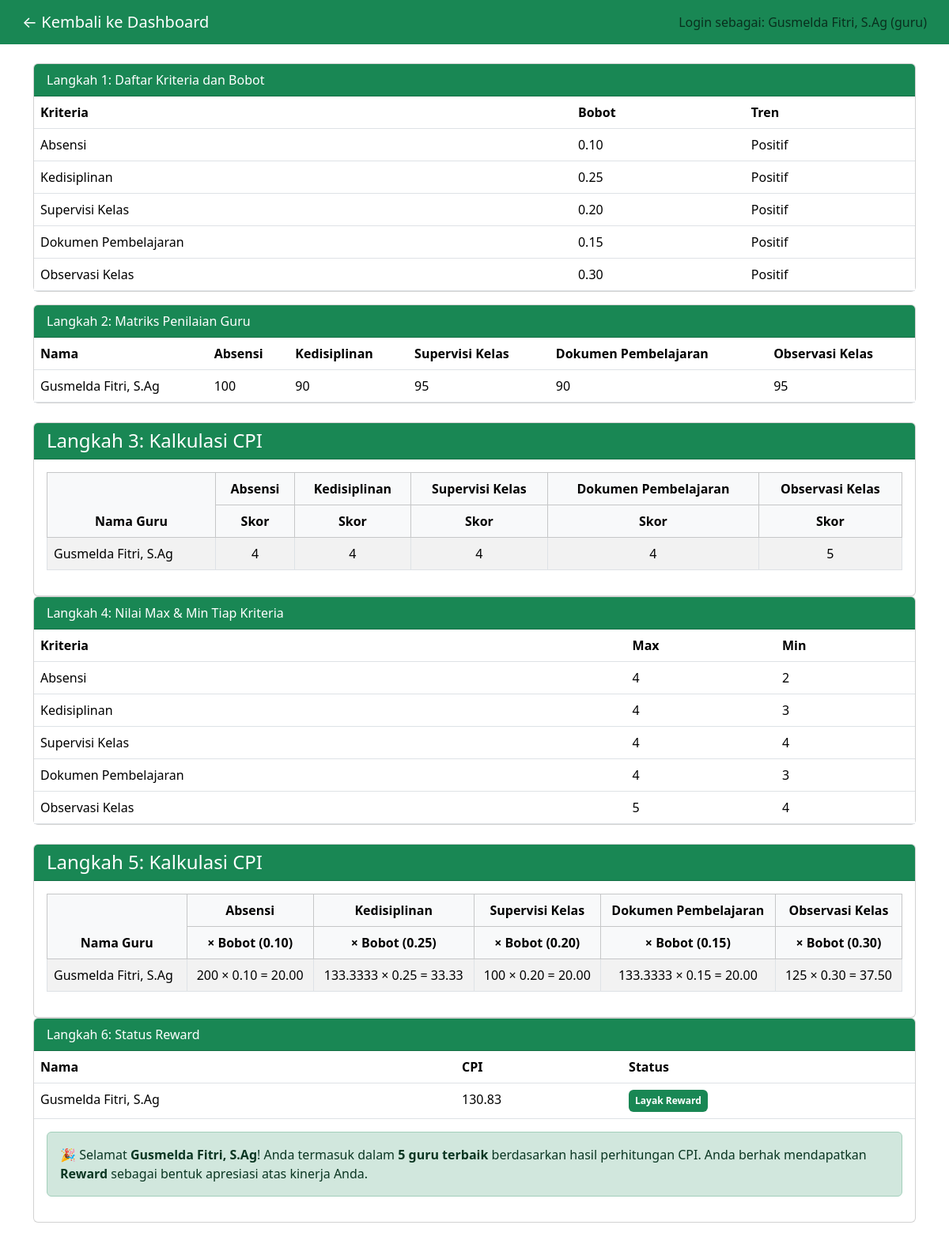
The page /pages/hasil.php (signed in) on the database its author committed.
### tables this page shows
CREATE TABLE `kriteria` (
  `id` int(11) NOT NULL,
  `nama_kriteria` varchar(100) NOT NULL,
  `bobot` decimal(5,2) NOT NULL,
  `tren` enum('positif','negatif','netral') DEFAULT 'netral'
);

CREATE TABLE `guru` (
  `id` int(11) NOT NULL,
  `nama` varchar(100) NOT NULL,
  `jabatan` varchar(100) NOT NULL
);

CREATE TABLE `penilaian` (
  `id` int(11) NOT NULL,
  `id_guru` int(11) NOT NULL,
  `id_kriteria` int(11) NOT NULL,
  `nilai` int(11) NOT NULL
);

### pages/hasil.php (the view, shortened to what this page needs)
<?php
include '../config/db.php';
function getKriteria($conn)
{
    $result = mysqli_query($conn, "SELECT * FROM kriteria");
    $kriteria = [];
    while ($row = mysqli_fetch_assoc($result)) {
        $kriteria[] = $row;
    }
    return $kriteria;
}
function getGuru($conn, $role, $username)
{
    if ($role === 'guru') {
        $stmt = $conn->prepare("SELECT * FROM guru WHERE nama = (SELECT nama FROM pengguna WHERE username = ? LIMIT 1)");
        $stmt->bind_param("s", $username);
        $stmt->execute();
        $result = $stmt->get_result();
    } else {
        $result = mysqli_query($conn, "SELECT * FROM guru");
    }
    $guru = [];
    while ($row = mysqli_fetch_assoc($result)) {
        $guru[] = $row;
    }
    return $guru;
}
function getPenilaian($conn)
{
    $data = [];
    $result = mysqli_query($conn, "SELECT * FROM penilaian ORDER BY id_guru ASC");
    while ($row = mysqli_fetch_assoc($result)) {
        $data[$row['id_guru']][$row['id_kriteria']] = $row['nilai'];
    }
    return $data;
}
function konversiSkor($id_kriteria, $nilai)
{
    if ($id_kriteria == 1) {
        if ($nilai >= 100) return 4;
        elseif ($nilai >= 95) return 3;
        elseif ($nilai >= 90) return 2;
        else return 1;
    }
    if ($id_kriteria == 2 || $id_kriteria == 3) {
        if ($nilai >= 90) return 4;
        elseif ($nilai >= 80) return 3;
        elseif ($nilai >= 70) return 2;
        else return 1;
    }
    if ($id_kriteria == 4 || $id_kriteria == 5) {
        if ($nilai >= 95) return 5;
        elseif ($nilai >= 90) return 4;
        elseif ($nilai >= 80) return 3;
        elseif ($nilai >= 70) return 2;
        else return 1;
    }
    return 0;
}
function getMaxMin($penilaian, $kriteria)
{
    $maxMin = [];
    foreach ($kriteria as $k) {
        $id = $k['id'];
        $nilaiKriteria = [];
        foreach ($penilaian as $nilaiPerKriteria) {
            if (isset($nilaiPerKriteria[$id])) {
                $nilaiKriteria[] = konversiSkor($id, $nilaiPerKriteria[$id]);
            }
        }
        $maxMin[$id]['max'] = !empty($nilaiKriteria) ? max($nilaiKriteria) : 0;
        $maxMin[$id]['min'] = !empty($nilaiKriteria) ? min($nilaiKriteria) : 0;
    }
    return $maxMin;
}
function hitungCPI($penilaian, $kriteria)
{
    $maxMin = getMaxMin($penilaian, $kriteria);
    $hasil = [];
    foreach ($penilaian as $id_guru => $nilaiPerKriteria) {
        $total = 0;
        foreach ($kriteria as $k) {
            $id_kriteria = $k['id'];
            $nilai = isset($nilaiPerKriteria[$id_kriteria]) ? $nilaiPerKriteria[$id_kriteria] : 0;
            $bobot = $k['bobot'];
            $tren = strtolower($k['tren']);
            $skor = konversiSkor($id_kriteria, $nilai);
            $min = $maxMin[$id_kriteria]['min'];
            $normal = 0;
            if ($tren === 'positif' && $min != 0) {
                $normal = ($skor / $min) * 100;
            } elseif ($tren === 'negatif' && $skor != 0) {
                $normal = ($min / $skor) * 100;
            }
            $hasilNormal = $normal * $bobot;
            $hasil[$id_guru]['kalkulasi'][$id_kriteria] = [
                'nilai_mentah' => $nilai,
                'skor' => $skor,
                'normalisasi' => round($normal, 4),
                'bobot' => $bobot,
                'hasil_normal' => $hasilNormal,
                'hasil' => round($hasilNormal, 4)
            ];
            $total += $hasilNormal;
        }
        $hasil[$id_guru]['total'] = round($total, 4);
    }
    return $hasil;
}
$kriteria = getKriteria($conn);
$guru = getGuru($conn, $_SESSION['role'], $_SESSION['username']);
$penilaian = getPenilaian($conn);
$cpiHasil = hitungCPI($penilaian, $kriteria);
$maxMin = getMaxMin($penilaian, $kriteria);
?>
<!DOCTYPE html>
<html lang="id">
<head>
    <link href="https://cdn.jsdelivr.net/npm/bootstrap@5.3.3/dist/css/bootstrap.min.css" rel="stylesheet">
</head>
<body>
    <nav class="navbar navbar-expand-lg bg-success px-3 text-white">
        <div class="container-fluid">
            <a class="navbar-brand text-white" href="dashboard.php">← Kembali ke Dashboard</a>
            <span class="navbar-text ms-auto">
                Login sebagai: <?= htmlspecialchars($_SESSION['username']) ?> (<?= $_SESSION['role'] ?>)
            </span>
        </div>
    </nav>
    <div class="container mt-4">
        <div class="card mb-3">
            <div class="card-header bg-success text-white">Langkah 1: Daftar Kriteria dan Bobot</div>
            <table class="table mb-0">
                <thead>
                    <tr>
                        <th>Kriteria</th>
                        <th>Bobot</th>
                        <th>Tren</th>
                    </tr>
                </thead>
                <tbody>
                    <?php foreach ($kriteria as $k): ?>
                        <tr>
                            <td><?= $k['nama_kriteria'] ?></td>
                            <td><?= $k['bobot'] ?></td>
                            <td><?= ucfirst($k['tren']) ?></td>
                        </tr>
                    <?php endforeach; ?>
                </tbody>
            </table>
        </div>
        <div class="card mb-3">
            <div class="card-header bg-success text-white">Langkah 2: Matriks Penilaian Guru</div>
            <table class="table mb-0">
                <thead>
                    <tr>
                        <th>Nama</th>
                        <?php foreach ($kriteria as $k): ?>
                            <th><?= $k['nama_kriteria'] ?></th>
                        <?php endforeach; ?>
                    </tr>
                </thead>
                <tbody>
                    <?php
                    if ($_SESSION['role'] === 'guru') {
                        $guruLogin = null;
                        foreach ($guru as $g) {
                            if ($g['nama'] === $_SESSION['username']) {
                                $guruLogin = $g;
                                break;
                            }
                        }
                        if ($guruLogin):
                    ?>
                            <tr>
                                <td><?= $guruLogin['nama'] ?></td>
                                <?php foreach ($kriteria as $kr): ?>
                                    <td><?= $penilaian[$guruLogin['id']][$kr['id']] ?? '-' ?></td>
                                <?php endforeach; ?>
                            </tr>
                        <?php endif;
                    }
                    ?>
                </tbody>
            </table>
        </div>
        <div class="card mt-4">
            <div class="card-header bg-success text-white">
                <h4 class="mb-0">Langkah 3: Kalkulasi CPI</h4>
            </div>
            <div class="card-body table-responsive">
                <table class="table table-bordered table-striped">
                    <thead class="table-light text-center">
                        <tr>
                            <th rowspan="2">Nama Guru</th>
                            <?php foreach ($kriteria as $k): ?>
                                <th><?= $k['nama_kriteria'] ?></th>
                            <?php endforeach; ?>
                        </tr>
                        <tr>
                            <?php foreach ($kriteria as $k): ?>
                                <th>Skor</th>
                            <?php endforeach; ?>
                        </tr>
                    </thead>
                    <tbody>
                        <?php
                        if ($_SESSION['role'] === 'guru') {
                            $guruLogin = null;
                            foreach ($guru as $g) {
                                if ($g['nama'] === $_SESSION['username']) {
                                    $guruLogin = $g;
                                    break;
                                }
                            }
                            if ($guruLogin):
                                $id = $guruLogin['id'];
                                $data = $cpiHasil[$id];
                        ?>
                                <tr>
                                    <td><?= $guruLogin['nama'] ?></td>
                                    <?php foreach ($kriteria as $k):
                                        $d = $data['kalkulasi'][$k['id']] ?? ['skor' => 0];
                                    ?>
                                        <td class="text-center"><?= $d['skor'] ?></td>
                                    <?php endforeach; ?>
                                </tr>
                            <?php endif;
                        }
                        ?>
                    </tbody>
                </table>
            </div>
        </div>
        <div class="card mb-3">
            <div class="card-header bg-success text-white">Langkah 4: Nilai Max & Min Tiap Kriteria</div>
            <table class="table mb-0">
                <thead>
                    <tr>
                        <th>Kriteria</th>
                        <th>Max</th>
                        <th>Min</th>
                    </tr>
                </thead>
                <tbody>
                    <?php foreach ($kriteria as $k): ?>
                        <tr>
                            <td><?= $k['nama_kriteria'] ?></td>
                            <td><?= $maxMin[$k['id']]['max'] ?></td>
                            <td><?= $maxMin[$k['id']]['min'] ?></td>
                        </tr>
                    <?php endforeach; ?>
                </tbody>
            </table>
        </div>
        <div class="card mt-4">
            <div class="card-header bg-success text-white">
                <h4 class="mb-0">Langkah 5: Kalkulasi CPI</h4>
            </div>
            <div class="card-body table-responsive">
                <table class="table table-bordered table-striped">
                    <thead class="table-light text-center">
                        <tr>
                            <th rowspan="2">Nama Guru</th>
                            <?php foreach ($kriteria as $k): ?>
                                <th><?= $k['nama_kriteria'] ?></th>
                            <?php endforeach; ?>
                        </tr>
                        <tr>
                            <?php foreach ($kriteria as $k): ?>
                                <th>× Bobot (<?= $k['bobot'] ?>)</th>
                            <?php endforeach; ?>
                        </tr>
                    </thead>
                    <tbody>
                        <?php
                        if ($_SESSION['role'] === 'guru') {
                            $guruLogin = null;
                            foreach ($guru as $g) {
                                if ($g['nama'] === $_SESSION['username']) {
                                    $guruLogin = $g;
                                    break;
                                }
                            }
                            if ($guruLogin):
                                $id = $guruLogin['id'];
                                $data = $cpiHasil[$id];
                        ?>
                                <tr>
                                    <td><?= $guruLogin['nama'] ?></td>
                                    <?php foreach ($kriteria as $k):
                                        $d = $data['kalkulasi'][$k['id']] ?? ['nilai' => 0, 'normalisasi' => 0, 'skor' => 0, 'bobot' => 0, 'hasil' => 0, 'hasil_normal' => 0];
                                    ?>
                                        <td class="text-center">
                                            <?= $d['normalisasi'] ?> × <?= number_format($d['bobot'], 2) ?> = <?= number_format($d['hasil_normal'], 2) ?>
                                        </td>
                                    <?php endforeach; ?>
                                </tr>
                            <?php endif;
                        }
                        ?>
                    </tbody>
                </table>
            </div>
        </div>
        <div class="card mb-5">
            <div class="card-header bg-success text-white">Langkah 6: Status Reward</div>
            <table class="table mb-0">
                <thead>
                    <tr>
                        <th>Nama</th>
                        <th>CPI</th>
                        <th>Status</th>
                    </tr>
                </thead>
                <tbody>
                    <?php
                    $sortedGuru = $guru;
                    usort($sortedGuru, function ($a, $b) use ($cpiHasil) {
                        return $cpiHasil[$b['id']]['total'] <=> $cpiHasil[$a['id']]['total'];
                    });
                    $top5 = array_slice($sortedGuru, 0, 5);
                    if ($_SESSION['role'] === 'guru') {
                        $guruLogin = null;
                        foreach ($guru as $g) {
                            if ($g['nama'] === $_SESSION['username']) {
                                $guruLogin = $g;
                                break;
                            }
                        }
                        if ($guruLogin):
                            $id = $guruLogin['id'];
                            $cpi = $cpiHasil[$id]['total'];
                            $isLayak = in_array($guruLogin, $top5, true);
                    ?>
                            <tr>
                                <td><?= $guruLogin['nama'] ?></td>
                                <td><?= number_format($cpi, 2) ?></td>
                                <td>
                                    <?php if ($isLayak): ?>
                                        <span class="badge bg-success p-2">Layak Reward</span>
                                    <?php else: ?>
                                        <span class="badge bg-danger p-2">Belum Layak</span>
                                    <?php endif; ?>
                                </td>
                            </tr>
                        <?php else: ?>
                            <tr>
                                <td colspan="3" class="text-center text-muted">Data guru tidak ditemukan.</td>
                            </tr>
                        <?php endif;
                    } ?>
                </tbody>
            </table>
            <?php if ($_SESSION['role'] === 'guru' && isset($guruLogin)): ?>
                <div class="p-3">
                    <?php if ($isLayak): ?>
                        <div class="alert alert-success">
                            🎉 Selamat <strong><?= $guruLogin['nama'] ?></strong>!
                            Anda termasuk dalam <strong>5 guru terbaik</strong> berdasarkan hasil perhitungan CPI.
                            Anda berhak mendapatkan <strong>Reward</strong> sebagai bentuk apresiasi atas kinerja Anda.
                        </div>
                    <?php endif; ?>
                </div>
            <?php endif; ?>
        </div>
    </div>
</body>
</html>

### rows shown on the page
kriteria: nama_kriteria "Absensi", bobot "0.10", tren "Positif", id "4", id "2"
kriteria: nama_kriteria "Kedisiplinan", bobot "0.25", tren "Positif", id "4", id "3"
kriteria: nama_kriteria "Supervisi Kelas", bobot "0.20", tren "Positif", id "4"
kriteria: nama_kriteria "Dokumen Pembelajaran", bobot "0.15", tren "Positif", id "4", id "3"
kriteria: nama_kriteria "Observasi Kelas", bobot "0.30", tren "Positif", id "5", id "4"
guru: nama "Gusmelda Fitri, S.Ag", id "100", id "90", id.nilai "95", id.id_guru "4", id "4", id "5", id "200", id "0.10", id "20.00", id "133.3333", id "0.25", id "33.33", id "0.20", id "0.15", id "125", id "0.30", id "37.50", id "130.83"

### other values the page prints
$_SESSION['username'] "Gusmelda Fitri, S.Ag"
$_SESSION['role'] "guru"
